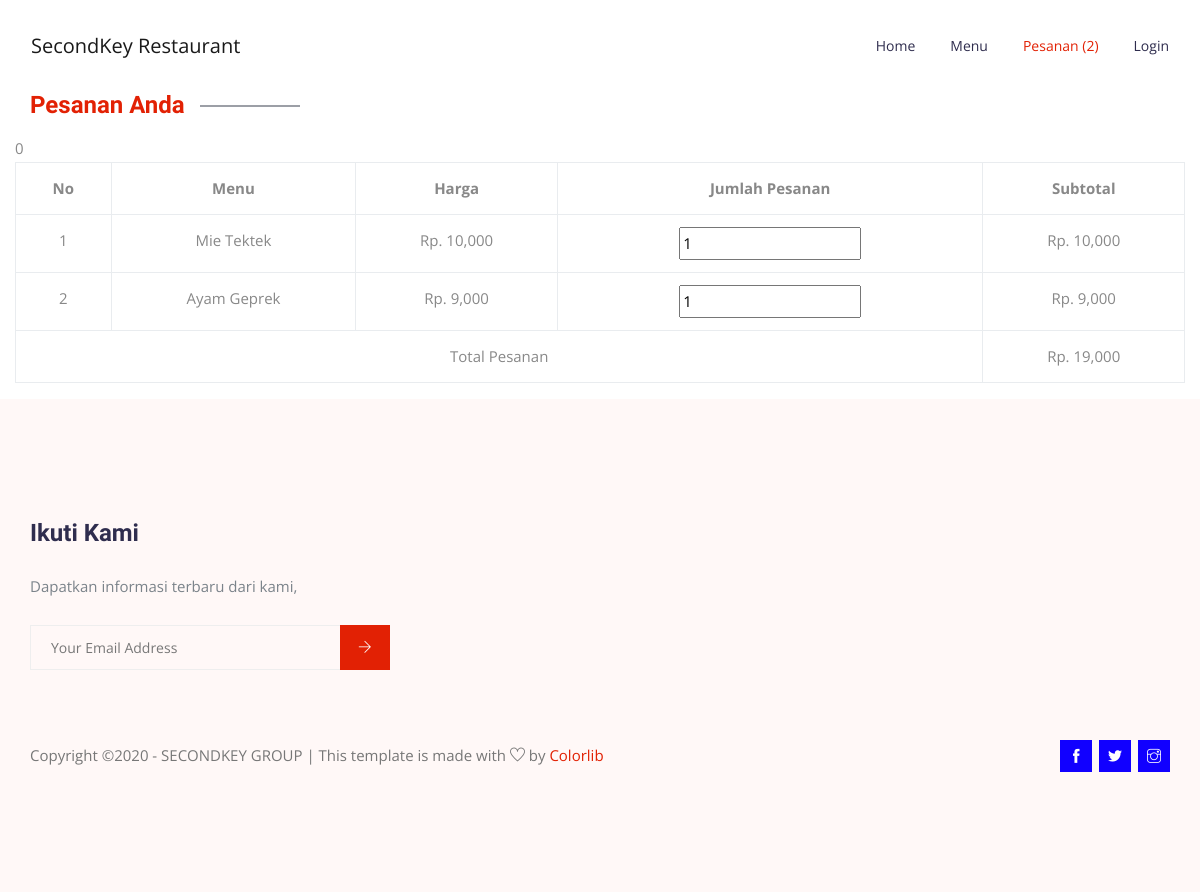
The app's page /index.php/home/listpesanan with its own data.
### tables this page shows
CREATE TABLE `pemesanan` (
  `id_pemesanan` int(12) NOT NULL,
  `menu_idmenu` int(12) NOT NULL,
  `jumlah_menu` int(5) NOT NULL,
  `waktu_pesan` timestamp NOT NULL DEFAULT current_timestamp()
);

CREATE TABLE `menu` (
  `id_menu` int(12) NOT NULL,
  `nama_menu` varchar(50) NOT NULL,
  `keterangan_menu` text NOT NULL,
  `harga_menu` int(13) NOT NULL,
  `gambar_menu` varchar(50) NOT NULL
);

### application/views/Home_Front/layout/v_content.php (called while the page is built)
<?php
if($isi){
    $this->load->view($isi);
}

### application/views/Home_Front/layout/v_wrapper.php (called while the page is built)
<?php
require_once('v_head.php');
require_once('v_header.php');
require_once('v_nav.php');
require_once('v_content.php');
require_once('v_footer.php');

### application/controllers/Home.php (called while the page is built, shortened)
<?php
class Home extends CI_Controller
{
	public function __construct()
	{
		$this->load->model('m_home');
	}
	public function listpesanan()
	{
		$data = array(
			'title' => 'SecondKey Restaurant',
			'title2' => 'Pesanan',
			'pesanan' => $this->m_home->listpesan(),
			'isi'   => 'Home_Front/v_listpesanan'
		);
		$this->load->view('Home_Front/layout/v_wrapper', $data, FALSE);
	}
}

### index.php (called while the page is built, shortened)
<?php
require_once BASEPATH.'core/CodeIgniter.php';

### application/models/M_home.php (called while the page is built, shortened)
<?php
class M_home extends CI_Model
{
    public function listpesan()
    {
        $this->db->select('*');
        $this->db->from('pemesanan');
        $this->db->join('menu', 'menu.id_menu = pemesanan.menu_idmenu', 'left');
        $this->db->order_by('id_pemesanan', 'desc');
        return $this->db->get()->result();
    }
}

### application/views/Home_Front/v_listpesanan.php (the view)
<div class="container">
    <div class="section-intro mb-120px">
        <h4 class="intro-title">Pesanan Anda</h4>
    </div>
</div>
<?php $data = $this->m_home->listPesan(); ?>
<div class="container">
    <?php if (empty($data)) { ?>
        <h1>Belum Ada Pesanan</h1>
    <?php } else { ?>
        <div class="row text-center">
            <table class="table table-bordered table-hover">
                <tr>
                    <th>No</th>
                    <th>Menu</th>
                    <th>Harga</th>
                    <th>Jumlah Pesanan</th>
                    <th>Subtotal</th>
                </tr>
                <?php $no = 0;
                foreach ($pesanan as $key => $value) {
                    $no++; ?>
                    <tr>
                        <td><?= $no ?></td>
                        <td><?= $value->nama_menu ?></td>
                        <td>Rp. <?= number_format($value->harga_menu)  ?></td>
                        <td>
                            <input type="number" value="<?= $value->jumlah_menu ?>">
                        </td>
                        <td name="subtotal">Rp. <?= number_format($value->harga_menu * $value->jumlah_menu) ?></td>
                    </tr>
                <?php } ?>
                <tr>
                    <td colspan="4">Total Pesanan</td>
                    <?= $total = 0;
                    foreach ($pesanan as $key) {
                        $total += $key->jumlah_menu * $key->harga_menu;
                    } ?>
                    <td>Rp. <?= number_format($total) ?></td>
                </tr>
            </table>
        <?php } ?>
        </div>
</div>

### template/front-end/css/style.css (style rules this page uses)
h1,h2,h3,h4,h5,h6 { font-family:"Josefin Sans",sans-serif;color:#2f2d4e;line-height:1.2 }
h4,.h4 { font-size:24px;font-weight:600 }
.section-intro { max-width:460px }
.section-intro .intro-title { display:inline-block;font-size:24px;color:#e22104;padding-right:115px;position:relative;margin-bottom:15px }
.section-intro .intro-title::after { content:"";display:block;height:1px;min-width:100px;background-color:#3a414e;position:absolute;top:50%;right:0;transform:translateY(-50%) }

### records on screen
pemesanan: menu.nama_menu "Mie Tektek", menu.harga_menu "10,000", jumlah_menu "1", $value->harga_menu*$value->jumlah_menu "10,000"
pemesanan: menu.nama_menu "Ayam Geprek", menu.harga_menu "9,000", jumlah_menu "1", $value->harga_menu*$value->jumlah_menu "9,000"

### other values on screen
$title "SecondKey Restaurant"
$jml "2"
$total "19,000"
